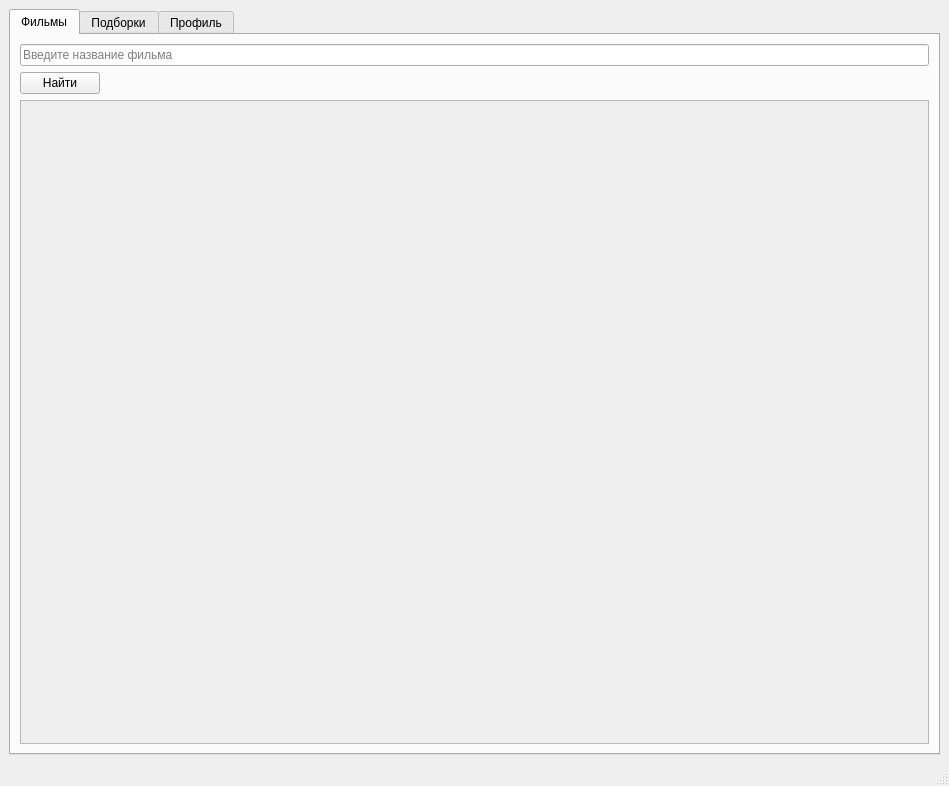
<?xml version="1.0" encoding="UTF-8"?>
<ui version="4.0">
 <class>MovieWindow</class>
 <widget class="QMainWindow" name="MovieWindow">
  <property name="geometry">
   <rect>
    <x>0</x>
    <y>0</y>
    <width>949</width>
    <height>786</height>
   </rect>
  </property>
  <property name="windowTitle">
   <string>MovieWindow</string>
  </property>
  <widget class="QWidget" name="centralwidget">
   <layout class="QVBoxLayout" name="verticalLayout">
    <item>
     <widget class="QTabWidget" name="tabWidget">
      <property name="currentIndex">
       <number>0</number>
      </property>
      <widget class="QWidget" name="Movie_Page">
       <attribute name="title">
        <string>Фильмы</string>
       </attribute>
       <layout class="QVBoxLayout" name="verticalLayout_2">
        <item>
         <widget class="QLineEdit" name="Search_Edit">
          <property name="placeholderText">
           <string>Введите название фильма</string>
          </property>
         </widget>
        </item>
        <item>
         <widget class="QPushButton" name="Search_Button">
          <property name="sizePolicy">
           <sizepolicy hsizetype="Fixed" vsizetype="Fixed">
            <horstretch>0</horstretch>
            <verstretch>0</verstretch>
           </sizepolicy>
          </property>
          <property name="text">
           <string>Найти</string>
          </property>
         </widget>
        </item>
        <item>
         <widget class="QScrollArea" name="Movie_output">
          <property name="widgetResizable">
           <bool>true</bool>
          </property>
          <widget class="QWidget" name="Movie">
           <property name="geometry">
            <rect>
             <x>0</x>
             <y>0</y>
             <width>907</width>
             <height>611</height>
            </rect>
           </property>
          </widget>
         </widget>
        </item>
       </layout>
      </widget>
      <widget class="QWidget" name="Collections">
       <attribute name="title">
        <string>Подборки</string>
       </attribute>
       <widget class="QComboBox" name="CollectionsBox">
        <property name="geometry">
         <rect>
          <x>0</x>
          <y>10</y>
          <width>201</width>
          <height>25</height>
         </rect>
        </property>
       </widget>
       <widget class="QPushButton" name="ButtonDeleteCollection">
        <property name="geometry">
         <rect>
          <x>210</x>
          <y>10</y>
          <width>89</width>
          <height>25</height>
         </rect>
        </property>
        <property name="text">
         <string>Удалить</string>
        </property>
       </widget>
       <widget class="QPushButton" name="ButtonAddMovie">
        <property name="geometry">
         <rect>
          <x>340</x>
          <y>10</y>
          <width>141</width>
          <height>25</height>
         </rect>
        </property>
        <property name="text">
         <string>Добавить фильмы</string>
        </property>
       </widget>
       <widget class="QPushButton" name="ButtonAddCollection">
        <property name="geometry">
         <rect>
          <x>530</x>
          <y>10</y>
          <width>81</width>
          <height>25</height>
         </rect>
        </property>
        <property name="text">
         <string>Добавить </string>
        </property>
       </widget>
       <widget class="QLineEdit" name="NameCollectionEdit">
        <property name="geometry">
         <rect>
          <x>620</x>
          <y>10</y>
          <width>301</width>
          <height>25</height>
         </rect>
        </property>
        <property name="placeholderText">
         <string>Введите название подборки</string>
        </property>
       </widget>
       <widget class="QScrollArea" name="CollectionsMovieOutput">
        <property name="geometry">
         <rect>
          <x>0</x>
          <y>50</y>
          <width>921</width>
          <height>641</height>
         </rect>
        </property>
        <property name="widgetResizable">
         <bool>true</bool>
        </property>
        <widget class="QWidget" name="CollectionMovie">
         <property name="geometry">
          <rect>
           <x>0</x>
           <y>0</y>
           <width>919</width>
           <height>639</height>
          </rect>
         </property>
        </widget>
       </widget>
      </widget>
      <widget class="QWidget" name="Profile_Page">
       <attribute name="title">
        <string>Профиль</string>
       </attribute>
       <layout class="QVBoxLayout" name="verticalLayout_3">
        <item>
         <widget class="QLabel" name="User_Label"/>
        </item>
        <item>
         <widget class="QLabel" name="Mail_Label"/>
        </item>
        <item>
         <widget class="QTableView" name="User_Review_Table"/>
        </item>
       </layout>
      </widget>
     </widget>
    </item>
   </layout>
  </widget>
  <widget class="QMenuBar" name="menubar">
   <property name="geometry">
    <rect>
     <x>0</x>
     <y>0</y>
     <width>949</width>
     <height>22</height>
    </rect>
   </property>
  </widget>
  <widget class="QStatusBar" name="statusbar"/>
 </widget>
 <resources/>
 <connections/>
</ui>
